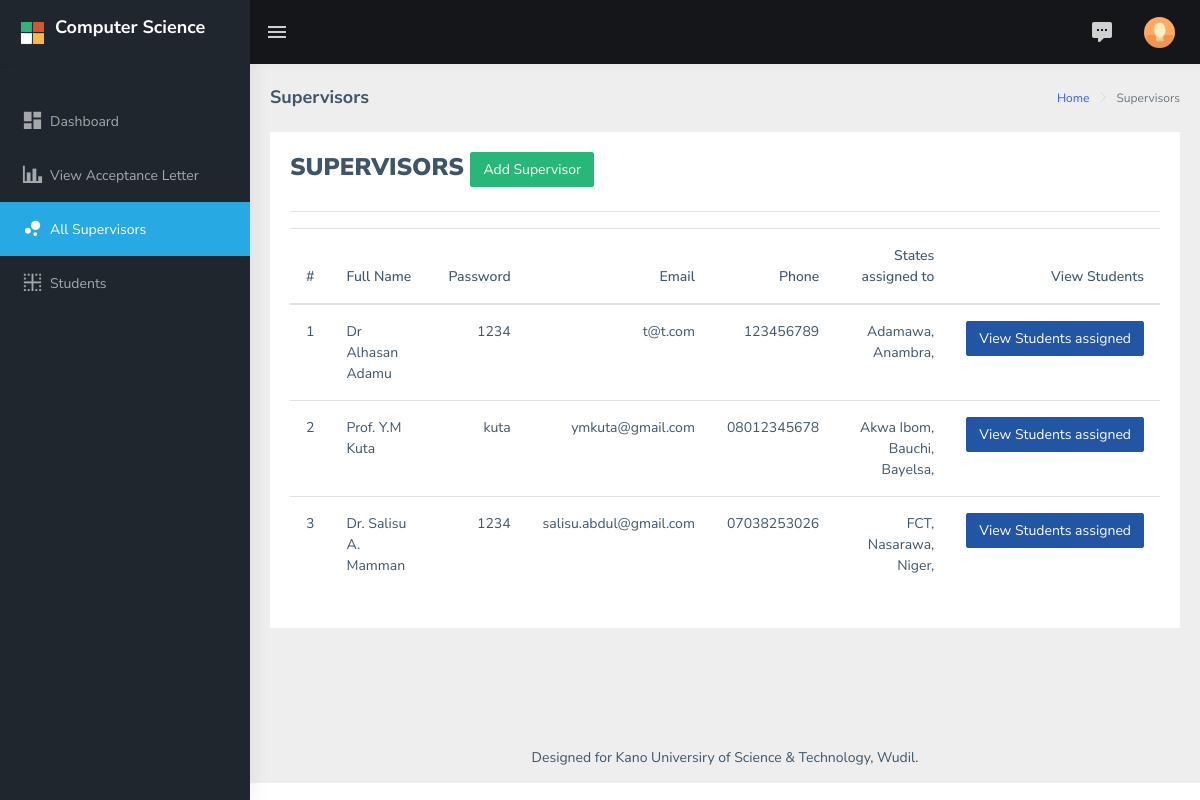
Page /all_supervisors.php (signed in) on the committed database.
### tables this page shows
CREATE TABLE `supervisor` (
  `supervisor_id` int(15) NOT NULL,
  `fullname` varchar(150) NOT NULL,
  `password` varchar(100) NOT NULL,
  `image` varchar(250) NOT NULL,
  `state` varchar(100) NOT NULL,
  `email` varchar(100) NOT NULL,
  `phone` varchar(100) NOT NULL
);

CREATE TABLE `supervisor_state` (
  `id` int(15) NOT NULL,
  `state_id` int(15) NOT NULL,
  `supervisor_id` int(15) NOT NULL
);

CREATE TABLE `states` (
  `state_id` int(11) NOT NULL,
  `state_name` varchar(255) NOT NULL
);

### all_supervisors.php (the view, shortened to what this page needs)
<?php
include 'includes/head.php';
?>
<body>
    <div id="main-wrapper">
        <?php include 'includes/navbar.php';?>
        <?php include 'includes/admin_sidebar.php';?>
        <div class="page-wrapper">
             <div class="page-breadcrumb">
                <div class="row">
                    <div class="col-12 d-flex no-block align-items-center">
                        <h4 class="page-title">Supervisors</h4>
                        <div class="ml-auto text-right">
                            <nav aria-label="breadcrumb">
                                <ol class="breadcrumb">
                                    <li class="breadcrumb-item"><a href="#">Home</a></li>
                                    <li class="breadcrumb-item active" aria-current="page">Supervisors</li>
                                </ol>
                            </nav>
                        </div>
                    </div>
                </div>
            </div>
            <div class="container-fluid">
            <?php
                $query = mysqli_query($con, "SELECT * FROM supervisor") or die(mysqli_error($con));
                $count = mysqli_num_rows($query);
                if ($count == 0) {?>
                <div class="row">
                    <div class="col-12">
                        <div class="card">
                            <div class="card-body text-center">
                                <h5 class="card-title">No Supervisor!</h5>
                                <br><br>
                                <h2><p>No Supervisor added!</h2>
                                <br>
                                </p>
                            </div>
                        </div>
                    </div>
                </div>
            <?php } else {?>
                 <div class="row">
                    <div class="col-md-12">
                        <div class="card card-body printableArea">
                            <h3><b>SUPERVISORS</b> <span class="pull-left"> <a href="add_supervisor.php" class="btn btn-success pull-left"> Add Supervisor</a> </span>
                            </h3>
                            <hr>
                            <div class="row">
                                <div class="col-md-12">
                                    <div class="table-responsive" style="clear: both;">
                                        <table class="table table-hover">
                                            <thead>
                                                <tr>
                                                    <th class="text-center">#</th>
                                                    <th>Full Name</th>
                                                    <th class="text-right">Password</th>
                                                    <th class="text-right">Email</th>
                                                    <th class="text-right">Phone</th>
                                                    <th class="text-right">States assigned to</th>
                                                    <th class="text-right">View Students</th>
                                                </tr>
                                            </thead>
                                            <tbody>
                                            <?php
                                                $i = 1;
                                                while ($row = mysqli_fetch_array($query)) {
                                                    $sup_id = $row['supervisor_id'];
                                            ?>
                                                <tr>
                                                    <td class="text-center"><?php echo $i ?> </td>
                                                    <td><?php echo $row['fullname'] ?></td>
                                                    <td class="text-right"><?php echo $row['password'] ?></td>
                                                    <td class="text-right"><?php echo $row['email'] ?></td>
                                                    <td class="text-right"><?php echo $row['phone'] ?></td>
                                                    <td class="text-right"><?php
                                                        $stq = mysqli_query($con, "SELECT * FROM supervisor_state a LEFT JOIN states b ON a.state_id=b.state_id WHERE a.supervisor_id = '$sup_id'")or die(mysqli_error($con));
                                                        while($sr = mysqli_fetch_array($stq)){
                                                            echo $sr['state_name']. ", ";
                                                        }
                                                    ?></td>
                                                    <td class="text-right"> <a href="supervisor.php?id=<?php echo $row['supervisor_id']; ?>" class="btn btn-info">View Students assigned</a> </td>
                                                </tr>
                                                <?php
                                                $i++;
                                                    }
                                                ?>
                                            </tbody>
                                        </table>
                                    </div>
                                </div>
                            </div>
                        </div>
                    </div>
                </div>
                <?php }
?>
                <br>
            </div>
            <footer class="footer text-center">
               Designed for Kano Universiry of Science & Technology, Wudil.
            </footer>
        </div>
    </div>
</body>
</html>

### rows in the picture
supervisor: fullname "Dr Alhasan Adamu", password "1234", email "t@t.com", phone "123456789"
supervisor_state: state.state_name "Adamawa"
supervisor_state: state.state_name "Anambra"
supervisor: fullname "Prof. Y.M Kuta", password "kuta", email "ymkuta@gmail.com", phone "08012345678"
supervisor_state: state.state_name "Akwa Ibom"
supervisor_state: state.state_name "Bauchi"
supervisor_state: state.state_name "Bayelsa"
supervisor: fullname "Dr. Salisu A. Mamman", password "1234", email "salisu.abdul@gmail.com", phone "07038253026"
supervisor_state: state.state_name "FCT"
supervisor_state: state.state_name "Nasarawa"
supervisor_state: state.state_name "Niger"
